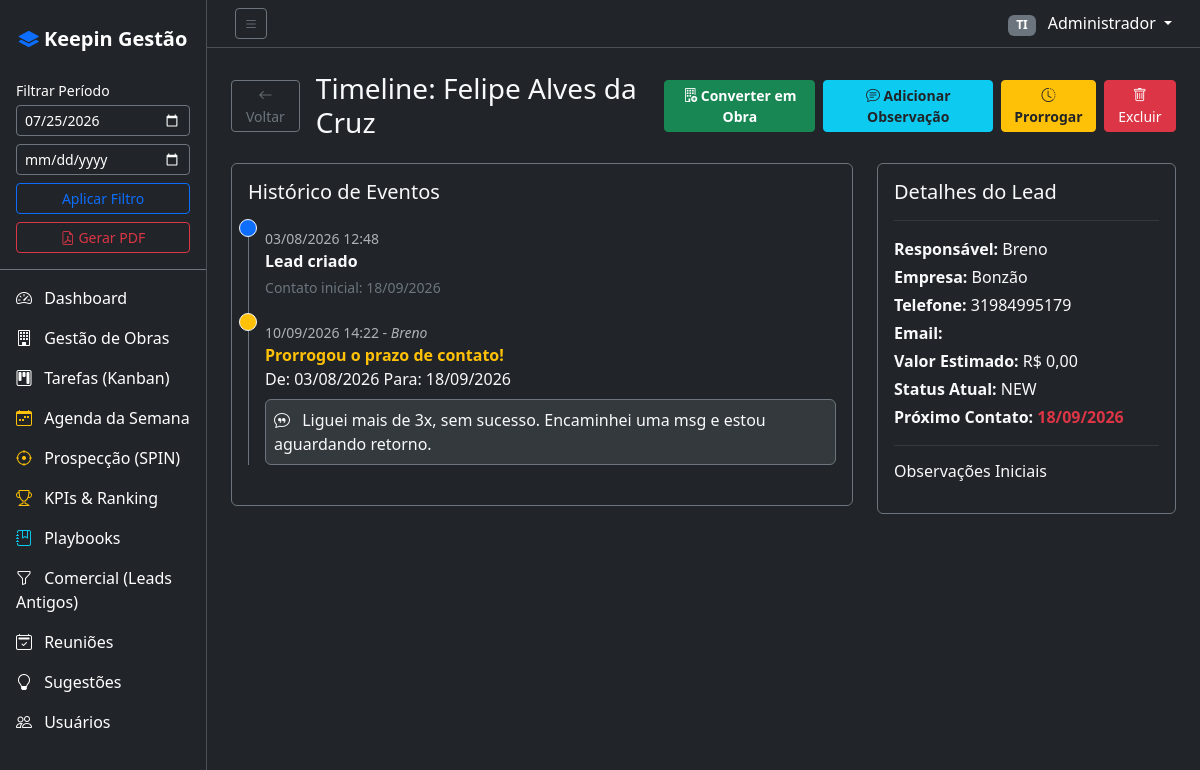
The app's page /?page=lead_timeline&id=38 (signed in) with its own data.
### tables this page shows
CREATE TABLE leads (
            id INTEGER PRIMARY KEY AUTOINCREMENT,
            name TEXT NOT NULL,
            company TEXT,
            phone TEXT,
            email TEXT,
            source TEXT,
            status TEXT NOT NULL DEFAULT 'new',
            estimated_value REAL DEFAULT 0,
            next_contact_date DATE,
            notes TEXT,
            assigned_to INTEGER,
            created_by INTEGER NOT NULL,
            created_at DATETIME DEFAULT CURRENT_TIMESTAMP,
            updated_at DATETIME DEFAULT CURRENT_TIMESTAMP,
            FOREIGN KEY (assigned_to) REFERENCES users(id),
            FOREIGN KEY (created_by) REFERENCES users(id)
        );

CREATE TABLE lead_history (
        id INTEGER PRIMARY KEY AUTOINCREMENT,
        lead_id INTEGER NOT NULL,
        action TEXT NOT NULL,
        old_value TEXT,
        new_value TEXT,
        comment TEXT,
        changed_by INTEGER NOT NULL,
        mentioned_user_id INTEGER,
        created_at DATETIME DEFAULT CURRENT_TIMESTAMP,
        FOREIGN KEY (lead_id) REFERENCES leads(id),
        FOREIGN KEY (changed_by) REFERENCES users(id),
        FOREIGN KEY (mentioned_user_id) REFERENCES users(id)
    );

CREATE TABLE users (
            id INTEGER PRIMARY KEY AUTOINCREMENT,
            name TEXT NOT NULL,
            email TEXT UNIQUE NOT NULL,
            password TEXT NOT NULL,
            role TEXT NOT NULL DEFAULT 'user',
            department TEXT NOT NULL,
            avatar_color TEXT DEFAULT '#6366f1',
            active INTEGER DEFAULT 1,
            created_at DATETIME DEFAULT CURRENT_TIMESTAMP,
            last_login DATETIME
        );

### controllers/LeadTimelineController.php (called while the page is built, shortened)
<?php
require_once __DIR__ . '/../models/LeadHistory.php';
class LeadTimelineController {
    public function index() {
        $leadId = isset($_GET['id']) ? (int)$_GET['id'] : 0;
        $db = Database::getConnection();
        $stmt = $db->prepare("SELECT l.*, u.name as assigned_name FROM leads l LEFT JOIN users u ON l.assigned_to = u.id WHERE l.id = :id");
        $stmt->execute(['id' => $leadId]);
        $lead = $stmt->fetch();
        $history = LeadHistory::getByLead($leadId);
        require_once __DIR__ . '/../views/layout/header.php';
        require_once __DIR__ . '/../views/leads/timeline.php';
        require_once __DIR__ . '/../views/layout/footer.php';
    }
}

### index.php (called while the page is built, shortened)
<?php
$action = isset($_GET['action']) ? $_GET['action'] : 'index';
$controller = new $controllerName();
$controller->$action();

### models/LeadHistory.php (called while the page is built, shortened)
<?php
class LeadHistory {
    public static function getByLead($leadId) {
        $db = Database::getConnection();
        $stmt = $db->prepare("
            SELECT th.*, u.name as user_name, mu.name as mentioned_user_name, mu.avatar_color as mentioned_avatar_color
            FROM lead_history th
            LEFT JOIN users u ON th.changed_by = u.id
            LEFT JOIN users mu ON th.mentioned_user_id = mu.id
            WHERE th.lead_id = :lead_id
            ORDER BY th.created_at ASC
        ");
        $stmt->execute(['lead_id' => $leadId]);
        return $stmt->fetchAll();
    }
}

### views/leads/timeline.php (the view, shortened to what this page needs)
<div class="d-flex justify-content-between align-items-center mb-4">
    <div class="d-flex align-items-center gap-3">
        <a href="<?= BASE_URL ?>/?page=leads" class="btn btn-outline-secondary btn-sm"><i class="bi bi-arrow-left"></i> Voltar</a>
        <h1 class="h3 text-light mb-0">Timeline: <?= htmlspecialchars($lead['name']) ?></h1>
    </div>
    <div class="d-flex gap-2">
        <form method="POST" action="<?= BASE_URL ?>/?page=projects&action=convert_lead" class="d-inline">
            <button type="submit" class="btn btn-success btn-sm fw-bold">
                <i class="bi bi-building-add"></i> Converter em Obra
            </button>
        </form>
        <button class="btn btn-info btn-sm text-dark fw-bold" data-bs-toggle="modal" data-bs-target="#commentModal">
            <i class="bi bi-chat-text"></i> Adicionar Observação
        </button>
        <button class="btn btn-warning btn-sm text-dark fw-bold" data-bs-toggle="modal" data-bs-target="#postponeModal">
            <i class="bi bi-clock-history"></i> Prorrogar
        </button>
        <button class="btn btn-danger btn-sm" data-bs-toggle="modal" data-bs-target="#deleteModal">
            <i class="bi bi-trash"></i> Excluir
        </button>
    </div>
</div>
<div class="row">
    <div class="col-md-8">
        <div class="card bg-dark border-secondary">
            <div class="card-body">
                <h5 class="card-title text-light mb-4">Histórico de Eventos</h5>
                <div class="timeline-container ps-3 border-start border-secondary position-relative">
                    <div class="timeline-item mb-4 position-relative">
                        <span class="position-absolute translate-middle p-2 bg-primary border border-light rounded-circle" style="left: -17px;"></span>
                        <div class="text-muted small"><?= date('d/m/Y H:i', strtotime($lead['created_at'])) ?></div>
                        <div class="text-light"><strong>Lead criado</strong></div>
                        <div class="text-secondary small mt-1">Contato inicial: <?= $lead['next_contact_date'] ? date('d/m/Y', strtotime($lead['next_contact_date'])) : 'Não definido' ?></div>
                    </div>
                    <?php foreach($history as $h): ?>
                        <?php
                        $iconClass = 'bg-secondary';
                        if ($h['action'] === 'postponed') $iconClass = 'bg-warning';
                        ?>
                        <div class="timeline-item mb-4 position-relative">
                            <span class="position-absolute translate-middle p-2 <?= $iconClass ?> border border-light rounded-circle" style="left: -17px;"></span>
                            <div class="text-muted small"><?= date('d/m/Y H:i', strtotime($h['created_at'])) ?> - <em><?= htmlspecialchars($h['user_name']) ?></em></div>
                            <?php if ($h['action'] === 'status_change'): ?>
                                <div class="text-light">Moveu o lead de <strong><?= $h['old_value'] ?></strong> para <strong><?= $h['new_value'] ?></strong></div>
                            <?php elseif ($h['action'] === 'postponed'): ?>
                                <div class="text-warning fw-bold">Prorrogou o prazo de contato!</div>
                                <div class="text-light">De: <?= $h['old_value'] ? date('d/m/Y', strtotime($h['old_value'])) : 'Sem data' ?> Para: <?= $h['new_value'] ? date('d/m/Y', strtotime($h['new_value'])) : 'Sem data' ?></div>
                                <div class="bg-secondary bg-opacity-25 p-2 rounded mt-2 border border-secondary text-light">
                                    <i class="bi bi-chat-quote me-2"></i> <?= htmlspecialchars($h['comment']) ?>
                                </div>
                            <?php endif; ?>
                        </div>
                    <?php endforeach; ?>
                </div>
            </div>
        </div>
    </div>
    <div class="col-md-4">
        <div class="card bg-dark border-secondary">
            <div class="card-body">
                <h5 class="card-title text-light">Detalhes do Lead</h5>
                <hr class="border-secondary">
                <p class="text-light mb-1"><strong>Responsável:</strong> <?= htmlspecialchars($lead['assigned_name'] ?? 'Ninguém') ?></p>
                <p class="text-light mb-1"><strong>Empresa:</strong> <?= htmlspecialchars($lead['company'] ?? '-') ?></p>
                <p class="text-light mb-1"><strong>Telefone:</strong> <?= htmlspecialchars($lead['phone'] ?? '-') ?></p>
                <p class="text-light mb-1"><strong>Email:</strong> <?= htmlspecialchars($lead['email'] ?? '-') ?></p>
                <p class="text-light mb-1"><strong>Valor Estimado:</strong> R$ <?= number_format($lead['estimated_value'], 2, ',', '.') ?></p>
                <p class="text-light mb-1"><strong>Status Atual:</strong> <?= strtoupper($lead['status']) ?></p>
                <p class="text-light mb-1"><strong>Próximo Contato:</strong> <span class="<?= $lead['next_contact_date'] && strtotime($lead['next_contact_date']) < time() ? 'text-danger fw-bold' : '' ?>"><?= $lead['next_contact_date'] ? date('d/m/Y', strtotime($lead['next_contact_date'])) : 'Sem data definida' ?></span></p>
                <hr class="border-secondary">
                <h6 class="text-light">Observações Iniciais</h6>
            </div>
        </div>
    </div>
</div>

### assets/css/app.css (style rules this page uses)
body { background-color: #212529; }

### records on screen
leads: name "Felipe Alves da Cruz", created_at "03/08/2026 12:48", next_contact_date "18/09/2026", assigned_to.name "Breno", company "Bonzão", phone "31984995179", estimated_value "0,00", status "NEW"
lead_history: created_at "10/09/2026 14:22", user_name "Breno", old_value "03/08/2026", new_value "18/09/2026", comment "Liguei mais de 3x, sem sucesso. Encaminhei uma msg e estou aguardando retorno."

### other values on screen
$user['department'] "TI"
$user['name'] "Administrador"
